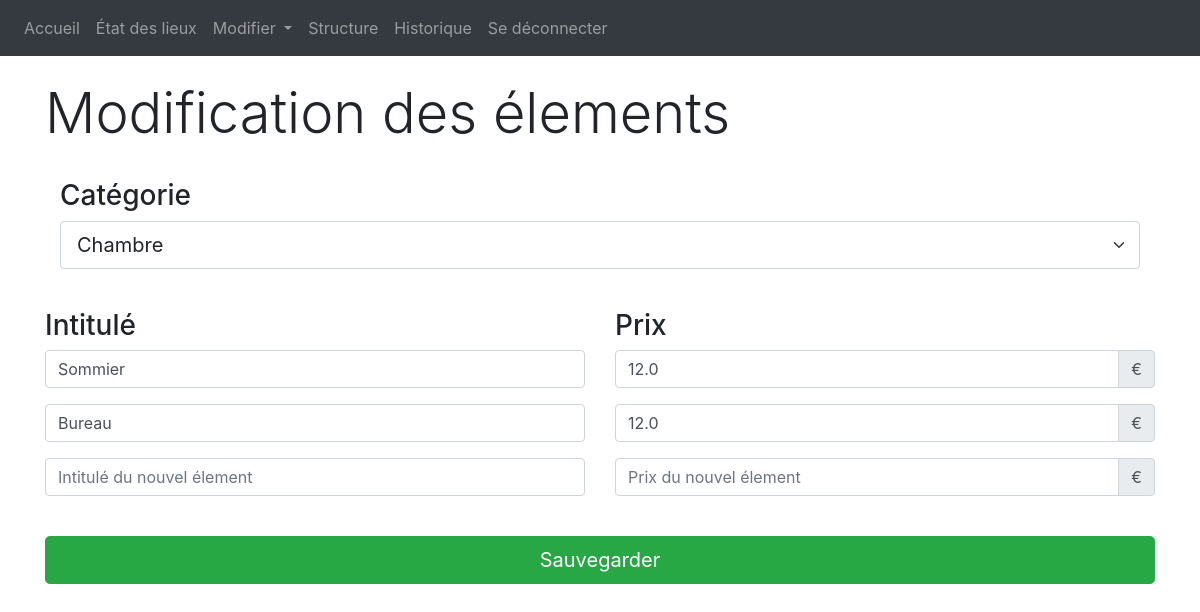
Page /modifier_elements (signed in) on the earlier database version.
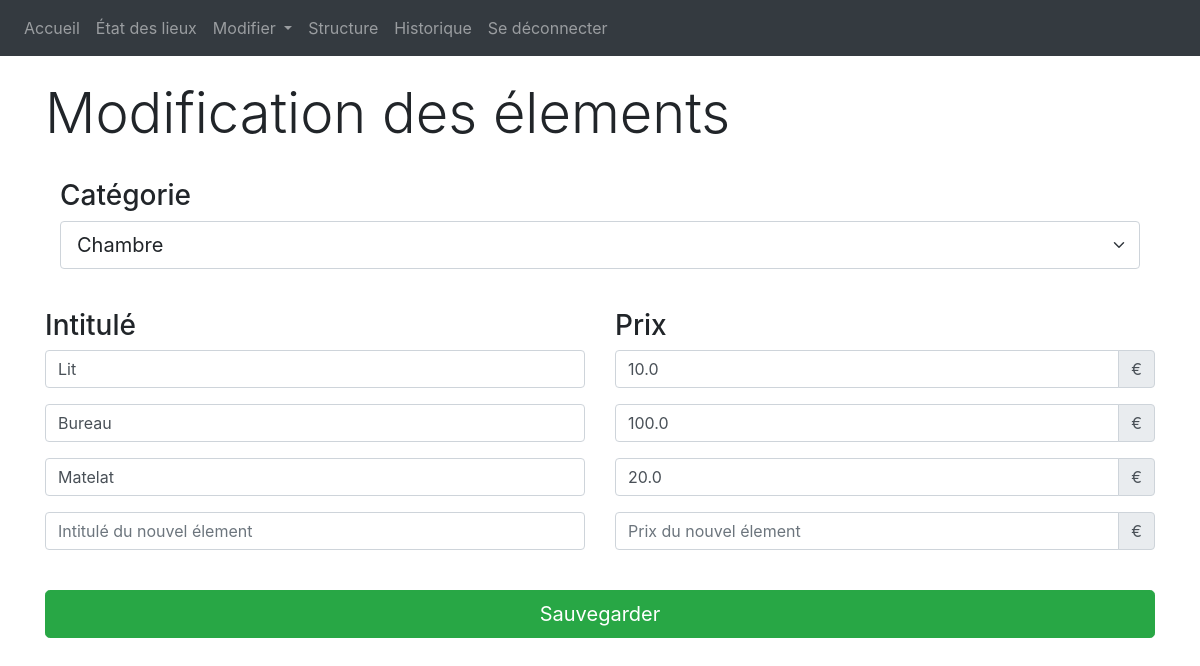
Same page on the later database version.
### website/models.py (models this page shows)
class Element(db.Model):
    __tablename__ = "element"
    id = db.Column(db.Integer, primary_key=True)
    id_categorie = db.Column(db.Integer, db.ForeignKey('categorie_element.id'))
    intitule = db.Column(db.String(100))
    prix = db.Column(db.Float())

### website/views.py (the view, shortened to what this page needs)
@views.route('modifier_elements', methods = ['GET', 'POST'])
@login_required
def modifier_elements():
    action = request.args.get('action')
    cat_query = select(CategorieElement)
    cat_keys = db.session.execute(cat_query.select()).fetchall()
    id_cat = 0
    element_query = select(Element).where(Element.id_categorie == id_cat)
    element_values = db.session.execute(element_query.select()).fetchall()
    return render_template('modifier_elements.html', BaseData=getTypeLogements(), user=current_user, cat_keys=cat_keys, id_cat=int(id_cat), Elements = element_values)

### website/__init__.py (called while the page is built)
def create_app():
    app = Flask(__name__)
    app.config['SECRET_KEY'] = 'iamgay143li223*&dlf'
    app.config['SQLALCHEMY_DATABASE_URI'] = f'sqlite:///{DB_NAME}'
    db.init_app(app)
    from .views import views
    from .auth import auth
    app.register_blueprint(views, url_prefix = '/')
    app.register_blueprint(auth, url_prefix = '/')
    from .models import User
    with app.app_context():
        db.create_all()
    login_manager = LoginManager()
    login_manager.login_view = 'auth.login'
    login_manager.init_app(app)
    @login_manager.user_loader
    def load_user(id):
        return User.query.get(int(id))
    return app

### website/functions.py (called while the page is built)
def getTypeLogements():
    typeLogements_query = select(TypeLogement)
    typeLogements = db.session.execute(typeLogements_query.select()).fetchall()
    return typeLogements

### website/templates/modifier_elements.html (shortened to what this page needs)
{% extends "base.html" %} {%block title %}Modification des élements{% endblock %}
{% block content %}
<br>
<h1 class="display-4">Modification des élements</h1>
<br>
<form action="/modifier_elements?action=reload" id="selection" method="post">
<div class="container">
    <div class="row">
        <div class="col">
            <h3>Catégorie</h3>
            <select name="id_categorie" id="select-cat" class="form-select form-select-lg mb-3" aria-label=".form-select-lg example">
                {% for cat in cat_keys %}
                    {% if cat.id == id_cat %}
                        <option selected value="{{cat.id}}">{{cat.intitule}}</option>
                    {% else %}
                        <option value="{{cat.id}}">{{cat.intitule}}</option>
                    {% endif %}
                {% endfor %}
            </select>
        </div>
    </div>
</div>
</form>
<br>
    <div class="row">
        <div class="col">
            <h3>Intitulé</h3>
        </div>
        <div class="col">
              <h3>Prix</h3>
        </div>
    </div>
<form action="/modifier_elements?action=save&id_categorie={{id_cat}}" method="post">
    {% for element in Elements %}
        <div class="row">
            <div class="col">
                <input type="text" class="form-control" placeholder="Intitulé" name="{{element[0]}}.intitule" value="{{element[2]}}">
            </div>
            <div class="col">
                <div class="input-group mb-3">
                    <input type="text" class="form-control" placeholder="Prix" name="{{element[0]}}.prix" value="{{element[3]}}" aria-describedby="basic-addon2">
                    <div class="input-group-append">
                        <span class="input-group-text" id="basic-addon2">€</span>
                    </div>
                </div>
            </div>
        </div>
    {% endfor %}
    <div class="row">
        <div class="col">
            <input type="text" class="form-control" placeholder="Intitulé du nouvel élement" name="newitem.intitule">
        </div>
        <div class="col">
            <div class="input-group mb-3">
                <input type="text" class="form-control" placeholder="Prix du nouvel élement" name="newitem.prix" aria-describedby="basic-addon2">
                <div class="input-group-append">
                    <span class="input-group-text" id="basic-addon2">€</span>
                </div>
            </div>
        </div>
    </div>
<br>
<button type="submit" class="btn btn-success btn-lg btn-block">Sauvegarder</button>
</form>
{% endblock %}

Differences in the rows shown:
changed Element: intitule "Sommier" → "Lit"; prix "12.0" → "10.0"
changed Element "Bureau": prix "12.0" → "100.0"
added Element: intitule "Matelat", prix "20.0"
